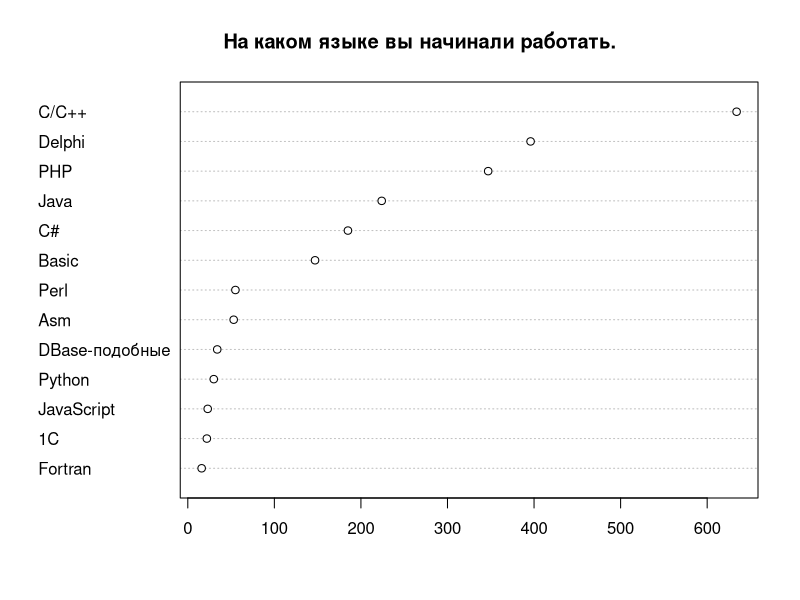
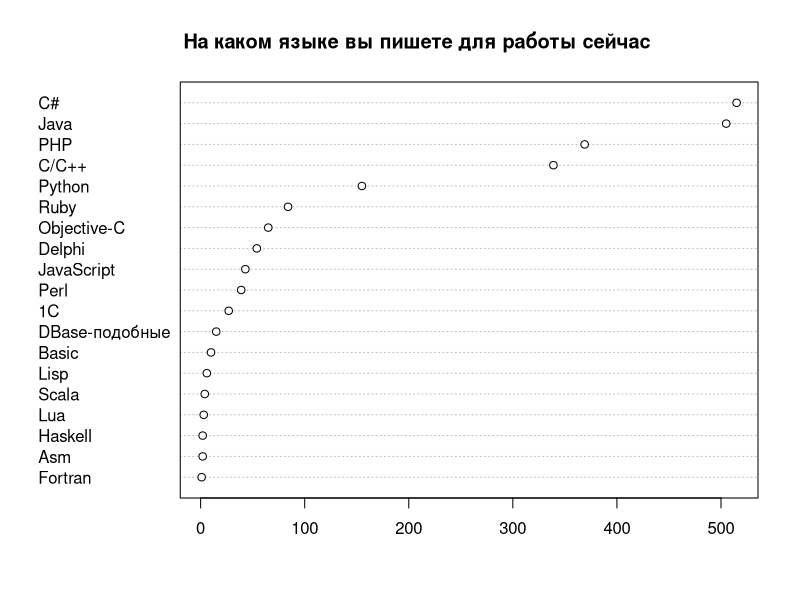
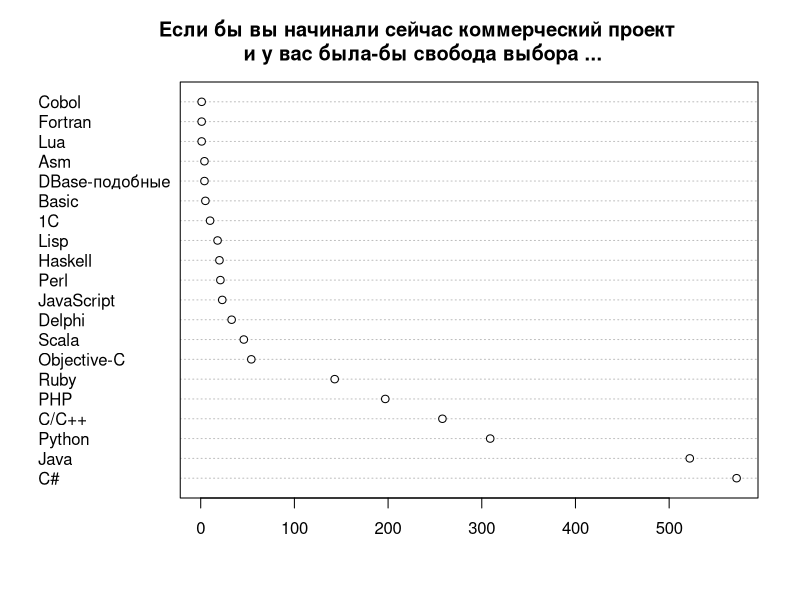
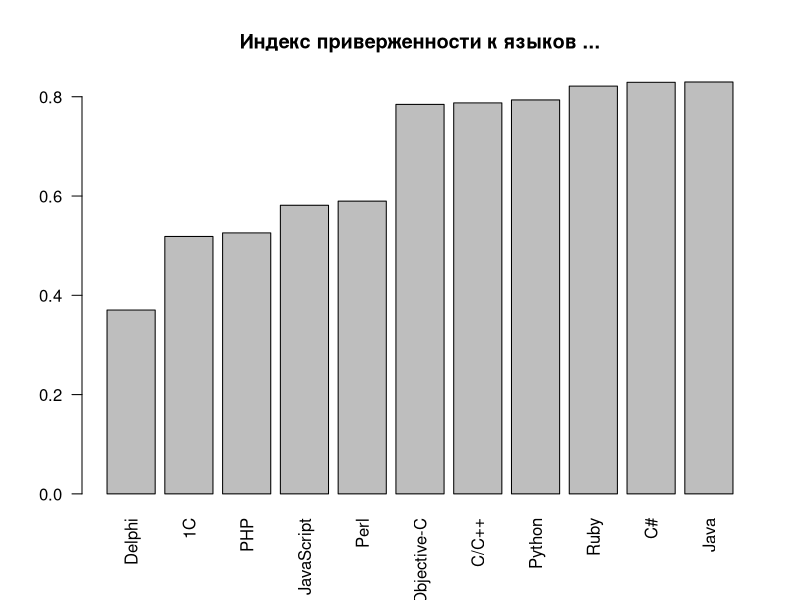
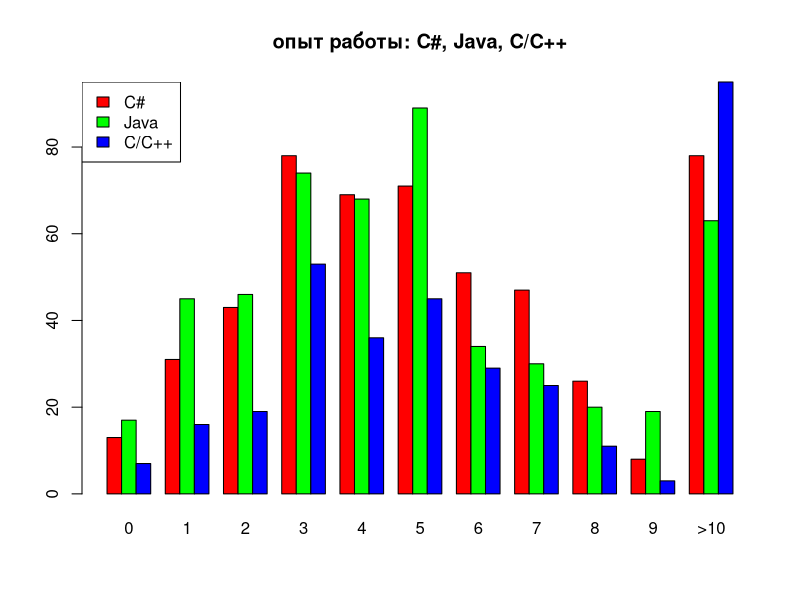
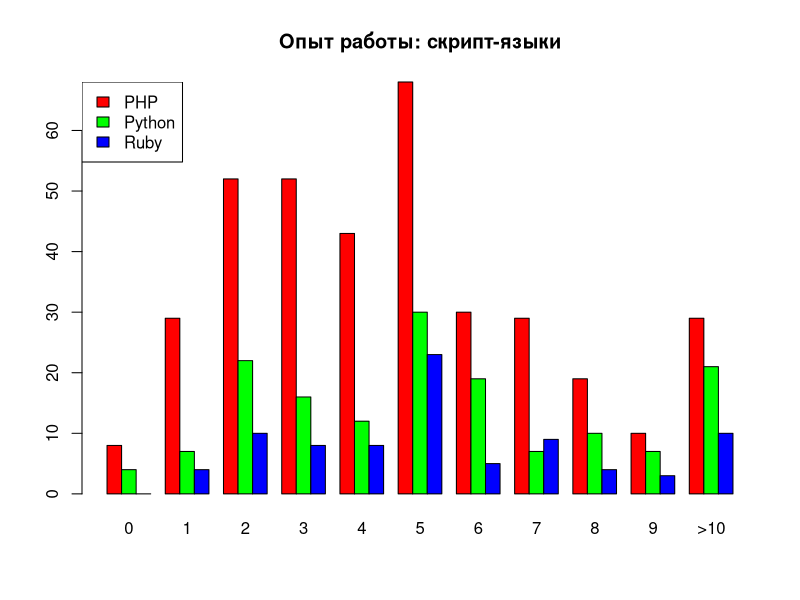
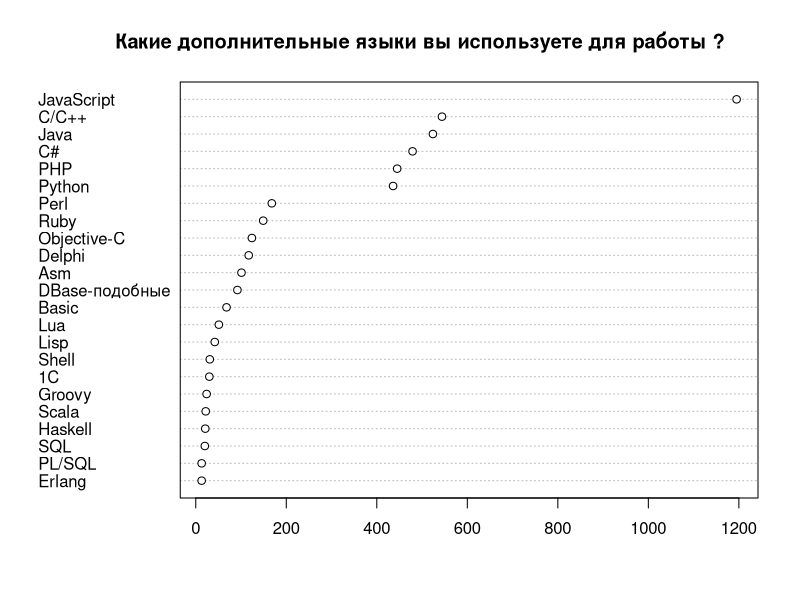
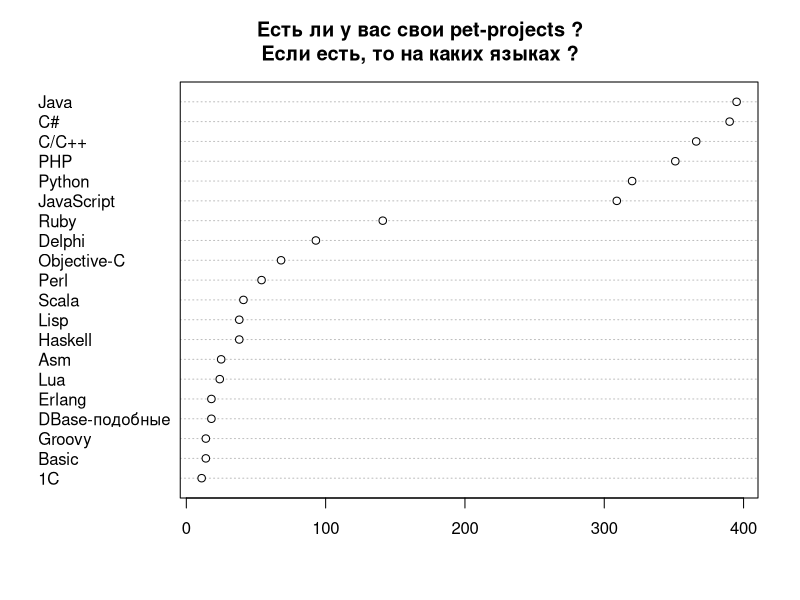

These charts were generated, in order, by the following R code: (Note: this script raises an error after producing the figures.)
# R scripts for cleanup and produsing some statistics for dou questionare.
# (see report on http://www.developers.org.ua/archives/rssh/2010/12/14/programming-languages-rating-2010/ )
# Statistics is incomplete, some steps (such as calculating right bounds 
#  for statistically corrected data)  not included.
#
# Use this on own risc.
#
# You can use and redistribute this scripts on conditions of
# GNU General Public License version 2 or later.
# 
#
# (C) Ruslan Shevchenko <ruslan@shevchenko.kiev.ua> 2010
#
# note, that file contains cyrillic comments in utf8 encoding.

#config
drawNow=TRUE

qs <- read.csv(file="questionnaire1.csv", head=TRUE, sep=",")
# normalize data

# попробуес привести к нормальному виду список дополнительных языков:
normalizeLanguage <- function(x) {
  x <- gsub("(^ )|( $)","",x);
  x <- gsub("(ActionScript(.+)$)|(Action *Script.*$)|AS3|AS|as3",
            "JavaScript",x);
  x <- gsub("actionscript|Actionscript|ActionScript|actionScript|(Adobe Fl.*)",
            "JavaScript",x);
  x <- gsub("JavaScript(.*)","JavaScript",x);
  x <- gsub("groovy","Groovy",x);
  x <- gsub("Groovy / Grails at back-end","Groovy",x);
  x <- gsub("(Groovy.*)|& Groovy","Groovy",x);
  x <- gsub("Android Java|Android","Java",x);
  x <- gsub("xslt","XSLT",x);
  x <- gsub("(built-in.*)","Other",x);
  x <- gsub("Delphi.*","Delphi",x);
  x <- gsub("(erlang)|(Erlang \\(server side\\))","Erlang",x);
  x <- gsub("Flash|Flex","JavaScript",x);
  x <- gsub("Google Go","Go",x);
  x <- gsub("Shell.*|bash|UNIX shell|unix shell|Shell.*Bash|shell|Bash|ksh","Shell",x);
  x <- gsub("(Shell.scripts)|(Shell-scripting)","Shell",x);
  x <- gsub("FoxPro","DBase-подобные",x);
  x <- gsub("Matlab","MatLab",x);
  x <- gsub("Ocaml|ocaml","OCaml",x);
  x <- gsub("(VBScript)|(VB.Net)|(VB.NET)|VBS|PureBasic","Basic",x);
  x <- gsub("JavaScript(.*)$","JavaScript",x);
  x <- gsub("MXML","",x);
  x <- gsub("(^XML$)|(^xml$)","",x);
  x <- gsub("^XSL$","XSLT",x);
  x <- gsub("Qt","",x);
  x <- gsub("English","",x);
  x <- gsub("sh","Shell",x);
  x <- gsub("php","PHP",x);
  x <- gsub("go!|go","Go",x);
  x <- gsub("TCL|tcl","Tcl",x);
  x <- gsub("TurboProlog","Prolog",x);
  x <- gsub("CPL(.*)","CPL",x);
  x <- gsub("D \\(client side\\)","D",x);
  x <- gsub("jruby","Ruby",x);
  x <- gsub("clojure","Clojure",x);
  x <- gsub("f#","F#",x);
  x <- gsub("^c$","C/C++",x);
  x <- gsub("что такое(.*)","",x);
  x <- gsub("PL-SQL|pl/sql|pl/pgsql","PL/SQL",x);
  x <- gsub("^sql$","SQL",x);
  x
}
#
languagesColumn <- function(cname) { al=NULL
  for(a in strsplit(as.character(qs[,cname]),",")) {
    al=c(al,normalizeLanguage(a))
  }
  al <- factor(al)
  al
} 
al <- languagesColumn('AdditionalLanguages')
pl <- languagesColumn('PetProjectsLanguages')

# в фиксированном списке языков тоже есть мусор  
normalizeFixLanguage <- function(x) {
 x <- gsub("(^ )|( $)","",x);
 x<-gsub("\\(выберите из списка\\)","другой",x)
}
qs['NowLanguage'] <- lapply(qs['NowLanguage'],
                            function(x){factor(normalizeFixLanguage(x))})
qs['NextLanguage'] <- lapply(qs['NextLanguage'],
                            function(x){factor(normalizeFixLanguage(x))})
qs['FirstLanguage'] <- lapply(qs['FirstLanguage'],
                            function(x){factor(normalizeFixLanguage(x))})


# удалим неиспользуемые колонки
qs$Comment <- 0
qs$Timestamp <- 0
# на чем начинали ?
sfl <- summary(qs[['FirstLanguage']])
sfl <- sfl[order(sfl)]
sfl <- sfl[-match("другой",names(sfl))]
if (drawNow) {
  png(file="sfl.png")
  dotchart(sfl[sfl>10])
  title("На каком языке вы начинали работать.")
  dev.off()
}

# на чем пишут сейчас ?
snl <- summary(qs[['NowLanguage']])
snl <- snl[order(snl)]
snl <- snl[-match("другой",names(snl))]
#  нарисуем картинку
if (drawNow) {
  png(file="snl.png")
  dotchart(snl)
  title("На каком языке вы пишете для работы сейчас ")
  dev.off()
}


# на что хотят перейти сейчас ?
sxl <- summary(qs[['NextLanguage']])
sxl <- sxl[rev(order(sxl))]


sxl <- sxl[-match("другой",names(sxl))]
if (drawNow) {
  png(file="sxl.png")
  dotchart(sxl)
  title("Если бы вы начинали сейчас коммерческий проект \n и у вас была-бы свобода выбора ...")
  dev.off()
}

#
# Индекс удовлетворенности языком (для немаргинальных):
lct <- table(qs$NowLanguage,qs$Change)
lci <- lct[,"Нет"]/(lct[,"Нет"]+lct[,"Да"])
lci <- lci[names(snl[snl>15])]
lci <- lci[order(lci)]
if (drawNow) {
  png(file="lci.png")
  barplot(lci,las=2)
  title("Индекс приверженности к языков ...")
  dev.off()
}


lct <- table(qs$NowLanguage,qs$NextLanguage)
languageAfter <- function(name) {
 mgX <- lct[name,]/snl[name]
 mgX <- mgX[mgX>0.01]
 mgX <- mgX[rev(order(mgX))]
}

#
# куда планируют перейти PHP-ники:
print("mirgation from PHP:");
print(languageAfter("PHP"))

# то-же самое для l=других языков
print("mirgation from Delphi:");
print(languageAfter("Delphi"))

print("mirgation from Java:");
print(languageAfter("Java"))

print("mirgation from C#");
print(languageAfter("C#"))

# распределение по языкам и опыту работы
lct <- table(qs$NowLanguage,qs$Experience)
langPercentage <- function(x) {
   lct[x,]/snl[x]
}

lct <- lct[names(snl[snl>50]),]
lct <- lct[,c("0","1","2","3","4","5","6","7","8","9","10 и больше")]
colnames(lct)<-c("0","1","2","3","4","5","6","7","8","9",">10")
plct <- langPercentage(rownames(lct))
if (drawNow) {
  png(file="experience1.png")
  #oldpar <- par(mfrow=c(1,2))
  names<-c("C#","Java","C/C++")
  barplot(lct[names,],beside=TRUE,col=rainbow(3))
  legend("topleft",names,fill=rainbow(3))
  title("опыт работы: C#, Java, C/C++")
  #barplot(plct[names,],beside=TRUE,col=rainbow(3))
  dev.off()
  # и для скрипт-языков
  png(file="experience2.png")
  #oldpar <- par(mfrow=c(1,2))
  names<-c("PHP","Python","Ruby")
  barplot(lct[names,],beside=TRUE,col=rainbow(3))
  title("Опыт работы: скрипт-языки")
  legend("topleft",names,fill=rainbow(3))
  #barplot(plct[names,],beside=TRUE,col=rainbow(3))
  dev.off()
  #par(oldpar)
}

# какие языки используются как дополнительные
sal<-summary(al)
sal<-sal[sal>10]
sal<-sal[order(sal)]
if (drawNow) {
  png(file="sal.png")
  dotchart(sal)
  title("Какие дополнительные языки вы используете для работы ?")
  dev.off()
}


# и для развлечения
spl <- summary(pl)
spl <- spl[spl>10]
spl <- spl[order(spl)]
if (drawNow) {
  png(file="spl.png")
  dotchart(spl)
  title("Есть ли у вас свои pet-projects ?\nЕсли есть, то на каких языках ?")
  dev.off()
}
## сколько пользователей вобще пишет для развлечения:
ppl<-qs[["PetProjectsLanguages"]]
cat("К-ство пользователей, у кого есть свои проекты:",
  length(ppl[ppl!=""])
  ,"\n"
)

## как принимается решение о выборе языка:
scl=summary(qs$Choos)
names(scl) <- c("зависит \nот проекта","заказчиком","исполнителем","моя организация\n специализируется на этом языке","совместно")
if (drawNow) {
  png(file="scl.png")
  barplot(scl)
  title("Кем принимается решение о выборе языка ?")
  text(3,1,labels=c("исполнителем"))
  text(5.5,1,labels=c("совместно"))
  dev.off()
}

## опыт работы в диаспоре и приехавшиз из украины
stu <- table(qs$inUA,qs$Experience)
stu <- stu[,c("0","1","2","3","4","5","6","7","8","9","10 и больше")]
colnames(stu)<-c("0","1","2","3","4","5","6","7","8","9",">10")
stu <- stu[c("да","нет"),]
normalizePercents<-function(tbl) 
{
 for(x in rownames(tbl)) {
   tbl[x,]<-tbl[x,]/sum(tbl[x,])
 }
 tbl
}
stu<-normalizePercents(stu)
# barcode.
# 
if (drawNow) {
  png(file="expUA.png")
  barplot(stu,beside=TRUE,legend=TRUE)
  dev.off()
}

# 
stu <- table(qs$NowLanguage,qs$inUA)
linUA=stu[,"да"]
linNotUA=stu[,"нет"]

linUA<-linUA/sum(linUA)
linUA<-linUA[order(linUA)]
linUA<-linUA[linUA>0.03]

linNotUA<-linNotUA/sum(linNotUA)
linNotUA<-linNotUA[order(linNotUA)]
linNotUA<-linNotUA[linNotUA>0.05]

names<-c("C#","Java","PHP","C/C++","Python","Ruby")
lnua<-cbind(linUA[names],linNotUA[names])
colnames(lnua)<-c("in UA","not in UA")
if (drawNow) {
  png(file="lnUA.png")
  barplot(lnua,beside=TRUE,col=rainbow(6))
  legend("topright",names,fill=rainbow(6))
  dev.off()
}


# now do summary of languages.
names<-c("C#","Java","C/C++","PHP","Python","Ruby","Objective-C","Scala",
      "Delphi", "JavaScript", "Perl", "Haskell", "Lisp", "1С", "Basic",
      "DBase-подобные", "Asm", "Lua", "Fortran", "Cobol","Groovy")

snl['Groovy']=sal['Groovy']
snl['Cobol']=0
snl <- snl[rev(order(snl))]
names <- names(snl)
rxsnl <- snl[names]
sfl['Cobol']=0
sfl['Groovy']=NA
rxsfl <- sfl[names]
sxl['Cobol']=0
sxl['Groovy']=NA
rxsxl <- sxl[names]

splf <- summary(pl)
rxspl <- splf[names]

salf <- summary(al)
rxsal <- salf[names]

rxpsnl <- rxsnl/sum(rxsnl)*100
res<-cbind(rxpsnl,rxsnl,rxsxl,rxsal,rxspl)


